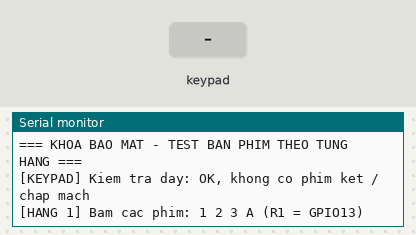
Bench run of a sketch on a simulated ESP32. On the bench: the last lines printed to the serial monitor. Wiring (inferred from the names in the program): 4×4 keypad with keys 1 2 3 A 4 5 6 B 7 8 9 C * 0 # D: rows GPIO 13, GPIO 14, GPIO 26, GPIO 27; columns GPIO 21, GPIO 25, GPIO 32, GPIO 33. The inputs (shaded band) are chosen by the test bench.

Above: at 1.5 s.
1.6 s: key '1' pressed
At 2.6 s:
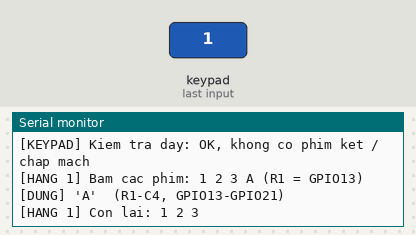
3.1 s: keypad keys 1 3 1 4 2 7 2 6 pressed 0.4 s apart
At 6.9 s:
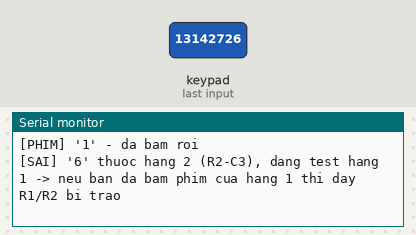
7.8 s: key 'A' pressed
At 8.5 s:
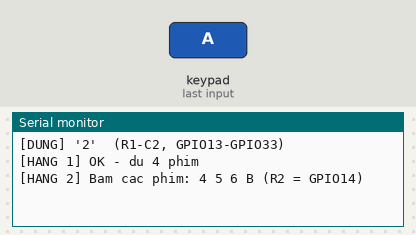
9.3 s: keypad keys 1 3 1 4 2 7 2 6 # pressed 0.4 s apart
At 9.59 s:
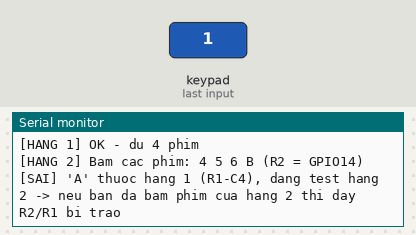
14.4 s: key '4' pressed
At 15.6 s:
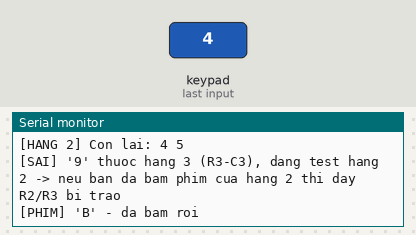
15.9 s: keypad keys 1 3 1 4 2 7 2 6 * pressed 0.4 s apart
At 19.5 s:
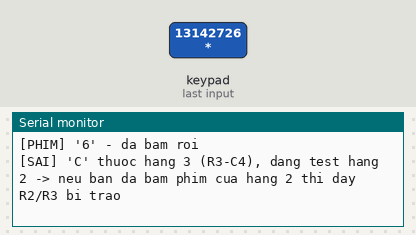
Timing chart, 0 to 21.0 s (numbered marks = the images above; inputs shaded):
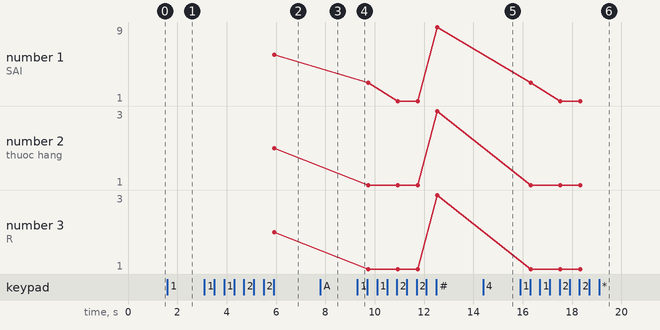

The sketch:

keypad_test.ino
```cpp
// Test ban phim 4x4 theo tung hang - khoa bao mat ESP32
// Day noi: xem SO_DO_NOI_DAY.md, muc 6 (Ban phim 4x4)
//   R1..R4 -> GPIO13, 14, 27, 26   |   C1..C4 -> GPIO25, 33, 32, 21
// Serial: 115200 baud
//
// Cach test: bam het 4 phim cua hang dang yeu cau (thu tu nao cung duoc),
// xong hang do moi chuyen sang hang tiep theo. Bam phim khac hang se bi bao SAI.

const byte ROWS = 4, COLS = 4;
const byte rowPins[ROWS] = {13, 14, 27, 26};
const byte colPins[COLS] = {25, 33, 32, 21};
const char keys[ROWS][COLS] = {
  {'1', '2', '3', 'A'},
  {'4', '5', '6', 'B'},
  {'7', '8', '9', 'C'},
  {'*', '0', '#', 'D'},
};

const unsigned long DEBOUNCE_MS = 30;

bool stableState[ROWS][COLS];
bool lastRaw[ROWS][COLS];
unsigned long changedAt[ROWS][COLS];

int currentRow = 0;          // hang dang kiem tra (0..3), 4 = da xong
bool rowDone[COLS];          // phim nao cua hang hien tai da bam
int rowErrors[ROWS];         // so lan bam nham khi dang test hang do

// Chi keo 1 hang xuong LOW, cac hang khac de tha noi (INPUT) de khong bi chap khi bam 2 phim
void selectRow(int r) {
  for (int i = 0; i < ROWS; i++) pinMode(rowPins[i], INPUT);
  if (r >= 0) {
    pinMode(rowPins[r], OUTPUT);
    digitalWrite(rowPins[r], LOW);
  }
}

bool readKey(int r, int c) {
  selectRow(r);
  delayMicroseconds(10);
  return digitalRead(colPins[c]) == LOW;
}

void printRowPrompt() {
  Serial.printf("[HANG %d] Bam cac phim: ", currentRow + 1);
  for (int c = 0; c < COLS; c++) { Serial.print(keys[currentRow][c]); Serial.print(' '); }
  Serial.printf("(R%d = GPIO%d)\n", currentRow + 1, rowPins[currentRow]);
}

void printRowRemaining() {
  Serial.printf("[HANG %d] Con lai: ", currentRow + 1);
  for (int c = 0; c < COLS; c++)
    if (!rowDone[c]) { Serial.print(keys[currentRow][c]); Serial.print(' '); }
  Serial.println();
}

void startRow(int r) {
  currentRow = r;
  for (int c = 0; c < COLS; c++) rowDone[c] = false;
  if (r < ROWS) printRowPrompt();
}

void printSummary() {
  Serial.println("[KET QUA] ===== TONG KET =====");
  for (int r = 0; r < ROWS; r++) {
    Serial.printf("[KET QUA] Hang %d (", r + 1);
    for (int c = 0; c < COLS; c++) Serial.print(keys[r][c]);
    Serial.printf("): OK, bam nham %d lan\n", rowErrors[r]);
  }
  Serial.println("[KEYPAD] HOAN TAT: ca 4 hang deu hoat dong tot!");
}

void onKeyPressed(int r, int c) {
  if (currentRow >= ROWS) {
    Serial.printf("[PHIM] '%c' (R%d-C%d)\n", keys[r][c], r + 1, c + 1);
    return;
  }
  if (r != currentRow) {
    rowErrors[currentRow]++;
    Serial.printf("[SAI] '%c' thuoc hang %d (R%d-C%d), dang test hang %d -> neu ban da bam phim cua hang %d thi day R%d/R%d bi trao\n",
                  keys[r][c], r + 1, r + 1, c + 1, currentRow + 1, currentRow + 1, currentRow + 1, r + 1);
    return;
  }
  if (rowDone[c]) {
    Serial.printf("[PHIM] '%c' - da bam roi\n", keys[r][c]);
    return;
  }
  rowDone[c] = true;
  Serial.printf("[DUNG] '%c'  (R%d-C%d, GPIO%d-GPIO%d)\n", keys[r][c], r + 1, c + 1, rowPins[r], colPins[c]);

  for (int i = 0; i < COLS; i++) if (!rowDone[i]) { printRowRemaining(); return; }

  Serial.printf("[HANG %d] OK - du 4 phim\n", currentRow + 1);
  startRow(currentRow + 1);
  if (currentRow >= ROWS) printSummary();
}

// Kiem tra luc khoi dong: khong hang nao duoc chon ma cot van LOW -> cot bi chap GND;
// chon 1 hang ma da co phim LOW -> phim bi ket hoac 2 day bi cham nhau.
bool selfTest() {
  bool ok = true;
  selectRow(-1);
  delayMicroseconds(10);
  for (int c = 0; c < COLS; c++) {
    if (digitalRead(colPins[c]) == LOW) {
      Serial.printf("[KEYPAD] LOI: cot C%d (GPIO%d) bi chap xuong GND\n", c + 1, colPins[c]);
      ok = false;
    }
  }
  for (int r = 0; r < ROWS; r++)
    for (int c = 0; c < COLS; c++)
      if (readKey(r, c)) {
        Serial.printf("[KEYPAD] LOI: phim '%c' (R%d-C%d) dang bi nhan/ket luc khoi dong\n", keys[r][c], r + 1, c + 1);
        ok = false;
      }
  selectRow(-1);
  return ok;
}

void setup() {
  Serial.begin(115200);
  delay(300);
  Serial.println();
  Serial.println("=== KHOA BAO MAT - TEST BAN PHIM THEO TUNG HANG ===");

  for (int c = 0; c < COLS; c++) pinMode(colPins[c], INPUT_PULLUP);
  selectRow(-1);

  if (selfTest()) Serial.println("[KEYPAD] Kiem tra day: OK, khong co phim ket / chap mach");
  startRow(0);
}

void loop() {
  unsigned long now = millis();
  for (int r = 0; r < ROWS; r++) {
    for (int c = 0; c < COLS; c++) {
      bool raw = readKey(r, c);
      if (raw != lastRaw[r][c]) {
        lastRaw[r][c] = raw;
        changedAt[r][c] = now;
      }
      if (raw != stableState[r][c] && now - changedAt[r][c] >= DEBOUNCE_MS) {
        stableState[r][c] = raw;
        if (raw) onKeyPressed(r, c);
      }
    }
  }
  selectRow(-1);
  delay(5);
}
```

Measured:
- after the input at 1.6 s, the serial monitor: prints a new line at once (image 1)
- after the input at 3.1 s, the serial monitor: prints a new line at once (image 2)
- after the input at 7.8 s, the serial monitor: prints a new line at once (image 3)
- after the input at 9.3 s, the serial monitor: prints a new line at once (image 4)
- after the input at 14.4 s, the serial monitor: prints a new line at once (image 5)
- after the input at 15.9 s, the serial monitor: prints a new line at once (image 6)
- plotted number 1: 6 → 9 after the input at 9.3 s, 9 → 1 after the input at 15.9 s
- plotted number 2: 2 → 3 after the input at 9.3 s, 3 → 1 after the input at 15.9 s
